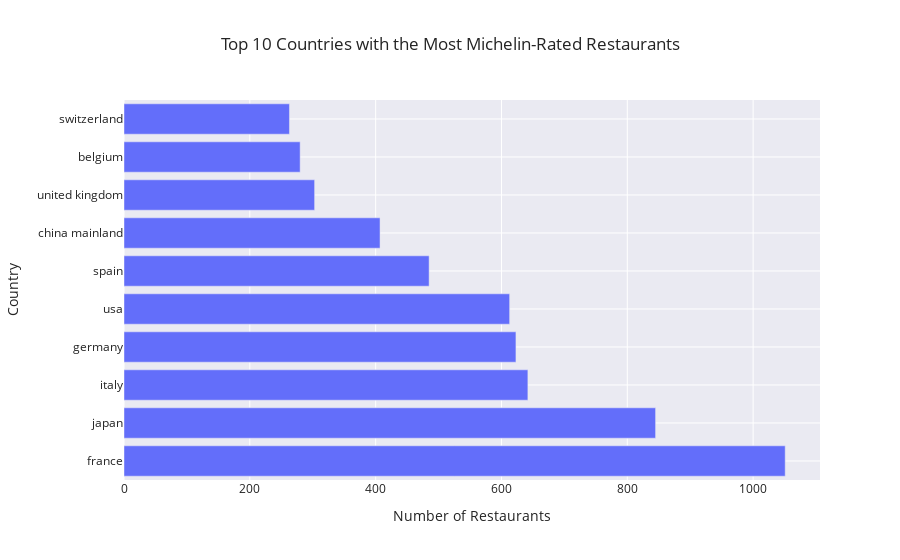

Notebook cell for this chart:
### Code cell
# Sort the DataFrame in descending order
top_countries_df_sorted = top_countries_df.sort_values(by='Number of Restaurants', ascending=False)

# Create a bar chart for the top countries using Plotly Express
fig_countries = px.bar(top_countries_df_sorted,
                       x='Number of Restaurants',
                       y='Country',
                       title='Top 10 Countries with the Most Michelin-Rated Restaurants',
                       orientation='h',
                       template='seaborn',  
                       color_discrete_sequence=['#636EFA']  # Set your desired color
                      )

# Center the title
fig_countries.update_layout(title_x=0.5)

fig_countries.show()

### Figure 1 — Plotly figure (JSON) as saved in the notebook; plotly's stock layout.template omitted (floating-point values rounded to 4 significant figures)
{"data": [{"alignmentgroup": "True", "hovertemplate": "Number of Restaurants=%{x}<br>Country=%{y}<extra></extra>", "legendgroup": "", "marker": {"color": "#636EFA", "pattern": {"shape": ""}}, "name": "", "offsetgroup": "", "orientation": "h", "showlegend": false, "textposition": "auto", "type": "bar", "x": [1051, 845, 642, 623, 613, 485, 407, 303, 280, 263], "xaxis": "x", "y": ["france", "japan", "italy", "germany", "usa", "spain", "china mainland", "united kingdom", "belgium", "switzerland"], "yaxis": "y"}], "layout": {"barmode": "relative", "legend": {"tracegroupgap": 0}, "title": {"text": "Top 10 Countries with the Most Michelin-Rated Restaurants", "x": 0.5}, "xaxis": {"anchor": "y", "domain": [0, 1], "title": {"text": "Number of Restaurants"}}, "yaxis": {"anchor": "x", "domain": [0, 1], "title": {"text": "Country"}}}}
